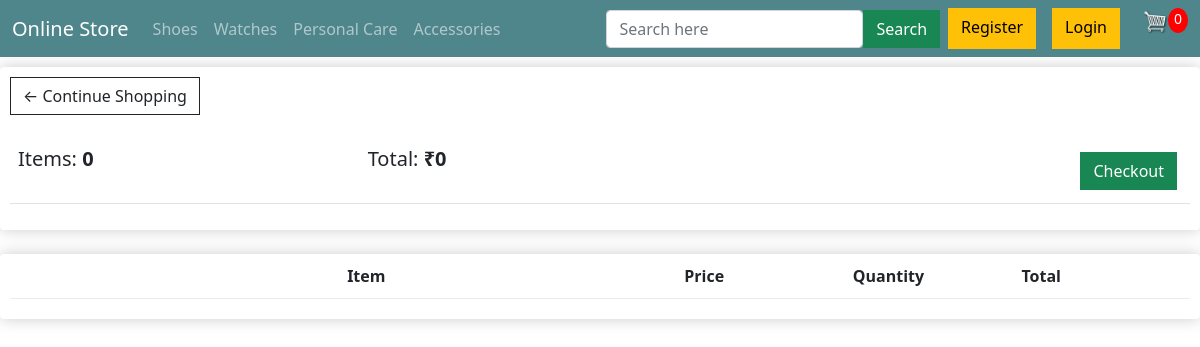
Page /cart/ on the committed database.
### store/models.py (models this page shows, shortened)
class Category(models.Model):
    name = models.CharField(max_length=255, db_index=True)
    slug = models.SlugField(max_length=255, unique=True)
    class Meta:
        verbose_name_plural = 'Categories'
    def get_absolute_url(self):
        return reverse("category_list", args=[self.slug])

### store/views.py (the view)
# urls.py: path('cart/',views.cart,name='cart'),
def cart(request):
    categories=Category.objects.all()
    data=cartData(request)
    cartItems = data['cartItems']
    order = data['order']
    items = data['items']
    context={'categories':categories,'items':items,'order':order,'cartItems':cartItems,'shipping':False}
    return render(request,'store/cart.html',context)

### store/utils.py (called while the page is built, shortened)
def cookieCart(request):
    try:
        cart=json.loads(request.COOKIES['cart'])
    except:
        cart={}
    print('Cart ',cart)
    order={'get_cart_items':0,'get_cart_total':0}
    items=[]
    cartItems=order['get_cart_items']
    return {'items':items,'order':order,'cartItems':cartItems}

def cartData(request):
    if request.user.is_authenticated:
        customer=request.user.customer
        order,created=Order.objects.get_or_create(customer=customer,complete=False)
        items=order.orderitem_set.all()
        cartItems=order.get_cart_items
    else:
        cookieData=cookieCart(request)
        cartItems=cookieData['cartItems']
        order=cookieData['order']
        items=cookieData['items']
    return {'items':items,'order':order,'cartItems':cartItems}

### store/templates/store/cart.html (shortened to what this page needs)
{% extends 'store/main.html' %}
{% load static %}
{% block content %}
<div class="row">
	<div class="col-lg-12">
		<div class="box-element">
            <a  class="btn btn-outline-dark" href="{% url 'store' %}">&#x2190; Continue Shopping</a>
            <br>
            <br>
            <table class="table">
                <tr>
                    <th><h5>Items: <strong>{{order.get_cart_items}}</strong></h5></th>
                    <th><h5>Total:<strong> &#8377;{{order.get_cart_total}}</strong></h5></th>
                    <th>
                        <a  style="float:right; margin:5px;" class="btn btn-success" href="{% url 'checkout' %}">Checkout</a>
                    </th>
                </tr>
            </table>
		</div>
		<br>
		<div class="box-element">
                <div class="cart-row">
                    <div style="flex:2"></div>
                    <div style="flex:2"><strong>Item</strong></div>
                    <div style="flex:1"><strong>Price</strong></div>
                    <div style="flex:1"><strong>Quantity</strong></div>
                    <div style="flex:1"><strong>Total</strong></div>
                </div>
	</div>
</div>
{% endblock %}

### store/templates/store/main.html (shortened to what this page needs)
{% load static %}
<!DOCTYPE html>
<html lang="en">
<head>
    <link href="https://cdn.jsdelivr.net/npm/bootstrap@5.0.2/dist/css/bootstrap.min.css" rel="stylesheet">
    <link rel="stylesheet" type="text/css" href="{% static 'css/main.css' %}">
<body>
  <nav class="navbar navbar-expand-lg navbar-dark bg-dark">
    <div class="container-fluid">
      <a class="navbar-brand" href="{% url 'store' %}">Online Store</a>
      <div class="collapse navbar-collapse" id="navbarSupportedContent">
        <ul class="navbar-nav me-auto mb-2 mb-lg-0">
        {% for category in categories %}
          <li class="nav-item">
            <a class="nav-link" href="{{category.get_absolute_url}}">{{category.name}}</a>
          </li>
         {% endfor %}
        </ul>
        <form class="d-flex" action="/search/" method="get">
          <input class="form-control mr-sm-2" type="search" name="query" placeholder="Search here" aria-label="Search">
          <button class="btn btn-success my-2 my-sm-0" type="submit">Search </button>
        </form>
        <form class="d-flex">
          {% if user.is_authenticated %}
          <a href="{% url 'logout' %}" class="btn btn-warning mx-2">LogOut</a>
          {% else %}
          <a href="{% url 'signup' %}" class="btn btn-warning mx-2">Register</a>
          <a href="{% url 'login' %}" class="btn btn-warning mx-2">Login</a>
          {% endif %}
            <a href="{% url 'cart' %}">
               <img  id="cart-icon" src="{% static 'images/cart.png' %}">
           </a>
           <p id="cart-total">{{cartItems}}</p>
        </form>
      </div>
    </div>
  </nav>
      {% block content %}
      {% endblock %}
</body>
</html>

### static/css/main.css (style rules this page uses)
.bg-dark { background-color: #4f868c!important; }
#cart-icon { width:25px; display: inline-block; margin-left: 15px; }
#cart-total { display: block; text-align: center; color:#fff; background-color: red; width: 20px; height: 25px; border-radius: 50%; font-size: 14px; }
.box-element { box-shadow:hsl(0, 0%, 80%) 0 0 16px; background-color: #fff; border-radius: 4px; padding: 10px; }
.col-lg-4, .col-lg-6, .col-lg-8, .col-lg-12 { margin-top: 10px; }
.btn { border-radius: 0; }
.cart-row { display: flex; align-items: flex-stretch; padding-bottom: 10px; margin-bottom: 10px; border-bottom: 1px solid #ececec; }

### rows in the picture
Category: name "Shoes"
Category: name "Watches"
Category: name "Personal Care"
Category: name "Accessories"

### other values in the picture
{{ cartItems }} "0"
{{ order.get_cart_items }} "0"
{{ order.get_cart_total }} "0"
